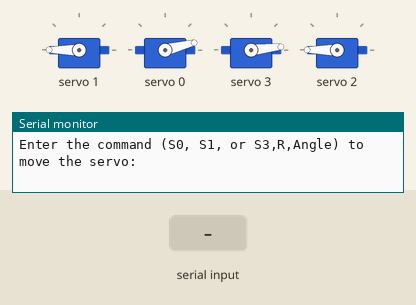
Simulated run of this sketch. Board: Arduino Uno, built with avr-gcc and run on an emulated ATmega328P. Shown: 4 × servo, the last lines printed to the serial monitor. The inputs (shaded band) are chosen by the test bench.

Above: at 1.2 s.
1.3 s: "S1\n" received over Serial
At 2.3 s:
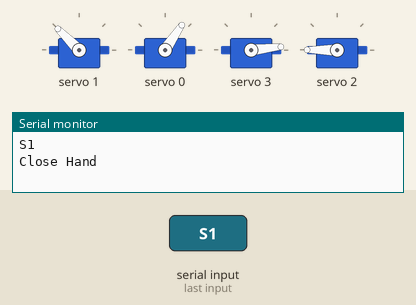
2.8 s: "S2\n" received over Serial
At 3.5 s:
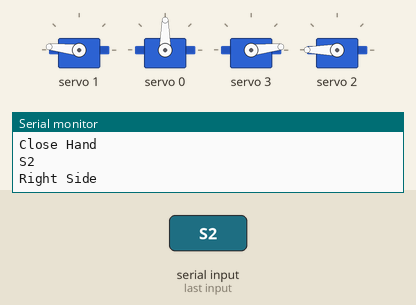
4.3 s: "S3\n" received over Serial
At 4.6 s:
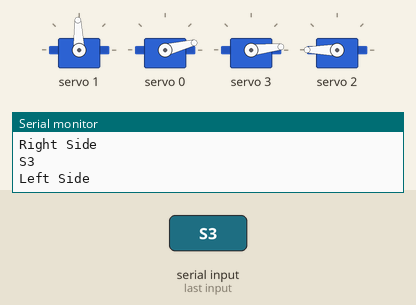
5.8 s: "A1\n" received over Serial
At 6.9 s:
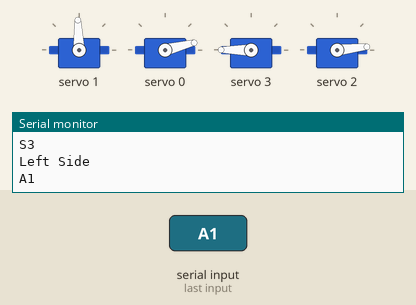
7.3 s: "S0\n" received over Serial
At 8.1 s:
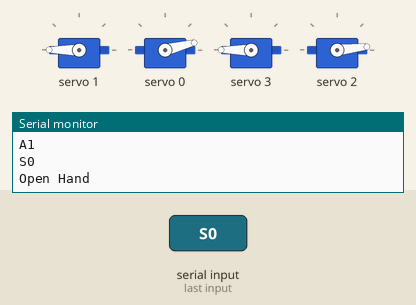
8.8 s: "S4,,45\n" received over Serial
At 9.4 s:
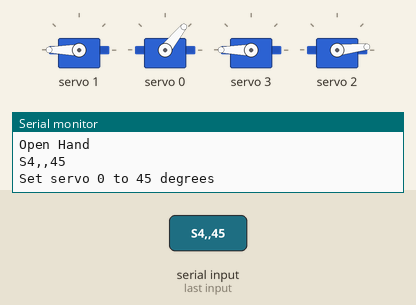
Timing chart, 0 to 11.3 s (numbered marks = the images above; inputs shaded):
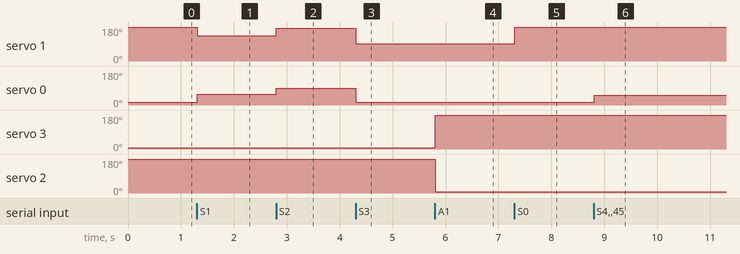

The sketch:

Servo_Multiple_Control.ino
```cpp
#include <Wire.h>
#include <Adafruit_PWMServoDriver.h>

// Create the PCA9685 object
Adafruit_PWMServoDriver pwm = Adafruit_PWMServoDriver();

// Define servo positions
#define SERVOMIN  150 // Minimum pulse length count (out of 4096)
#define SERVOMAX  600 // Maximum pulse length count (out of 4096)

// Define channels for servos
const int leftHandServo = 0; // Channel 0 for the left hand servo
const int rightHandServo = 1; // Channel 1 for the right hand servo
const int leftArmServo = 2; // Channel 2 for the left arm servo
const int rightArmServo = 3; // Channel 3 for the right arm servo


// Servo positions
int defPosRH = 180; // Default (Open) position for right servo
int defPosLH = 8;  // Default (Open) position for left servo
int PosRH = defPosRH; // Current Pos right servo
int PosLH = defPosLH; // Current Pos left servo
int clPosRH = 130;   // Close position for right servo
int clPosLH = 50;   // Close position for left servo

void setup() {
  Serial.begin(9600);
  //Wire.setSDA(2); // Set SDA to GPIO 16
  //Wire.setSCL(3); // Set SCL to GPIO 17
  Wire.begin();    // Initialize I2C with the specified pins on GPIO 4 and 5
  pwm.begin();
  pwm.setPWMFreq(60);  // Analog servos run at ~60 Hz updates

  // Initialize servos to default positions to avoid shaking
  setServoAngle(rightHandServo, defPosRH);
  setServoAngle(leftHandServo, defPosLH);
  setServoAngle(rightArmServo, 0);
  setServoAngle(leftArmServo, 180);

  Serial.println("Enter the command (S0, S1, or S3,R,Angle) to move the servo:");
}

void setServoAngle(int servoNum, int angle) {
  int pulseLen = map(angle, 0, 180, SERVOMIN, SERVOMAX);
  pwm.setPWM(servoNum, 0, pulseLen);
}

void loop() {
  if (Serial.available() > 0) {
    String input = Serial.readStringUntil('\n');  // Read the input from the serial monitor
    input.trim();  // Remove any leading/trailing whitespace
    Serial.println(input);  // Echo the input back to the serial monitor

    // Check if the entered command is valid
    if (input == "S0") {
      Serial.println("Open Hand");
      setServoAngle(rightHandServo, defPosRH);
      setServoAngle(leftHandServo, defPosLH);
      PosRH = defPosRH;
      PosLH = defPosLH;
    }
    else if (input == "S1") {
      Serial.println("Close Hand");
      setServoAngle(rightHandServo, clPosRH);
      setServoAngle(leftHandServo, clPosLH);
      PosRH = clPosRH;
      PosLH = clPosLH;
    }
    else if (input == "S2") {
      Serial.println("Right Side");
      setServoAngle(rightHandServo, 170);
      setServoAngle(leftHandServo, 85);
      PosRH = defPosRH;
      PosLH = 80;
    }
    else if (input == "S3") {
      Serial.println("Left Side");
      setServoAngle(rightHandServo, 87);
      setServoAngle(leftHandServo, 8);
    }
    else if (input.startsWith("S4,")) {
      // Parse the command for individual servo control
      int commaIndex1 = input.indexOf(',');
      int commaIndex2 = input.indexOf(',', commaIndex1 + 1);

      if (commaIndex1 != -1 && commaIndex2 != -1) {
        String servoIdStr = input.substring(commaIndex1 + 1, commaIndex2);
        String angleStr = input.substring(commaIndex2 + 1);

        int servoId = servoIdStr.toInt();
        int angle = angleStr.toInt();

        // Validate the servo ID and angle
        if (angle >= 0 && angle <= 180) {
          Serial.print("Set servo ");
          Serial.print(servoId);
          Serial.print(" to ");
          Serial.print(angle);
          Serial.println(" degrees");
          setServoAngle(servoId, angle);
        } else {
          Serial.println("Invalid angle.");
        }
      } else {
        Serial.println("Invalid command format. Use S3,R,Angle");
      }
    }
    else if (input == "A0") {
      setServoAngle(rightArmServo, 0);
      setServoAngle(leftArmServo, 180);
    }
    else if (input == "A1") {
      setServoAngle(rightArmServo, 180);
      setServoAngle(leftArmServo, 0);
    }
    else {
      Serial.println("Not a command. Input S0, S1, or S3,R,Angle!");
    }
  }
}
```

Measured:
- after the input at 1.3 s, servo 1: 180° → 135° at once; servo 0: 14° → 56° at once
- after the input at 2.8 s, servo 1: 135° → 174° at once; servo 0: 56° → 90° at once
- after the input at 4.3 s, servo 1: 174° → 92° at once; servo 0: 90° → 14° at once
- after the input at 5.8 s, servo 3: 6° → 180° at once; servo 2: 180° → 6° at once
- after the input at 7.3 s, servo 1: 92° → 180° at once
- after the input at 8.8 s, servo 0: 14° → 51° at once
